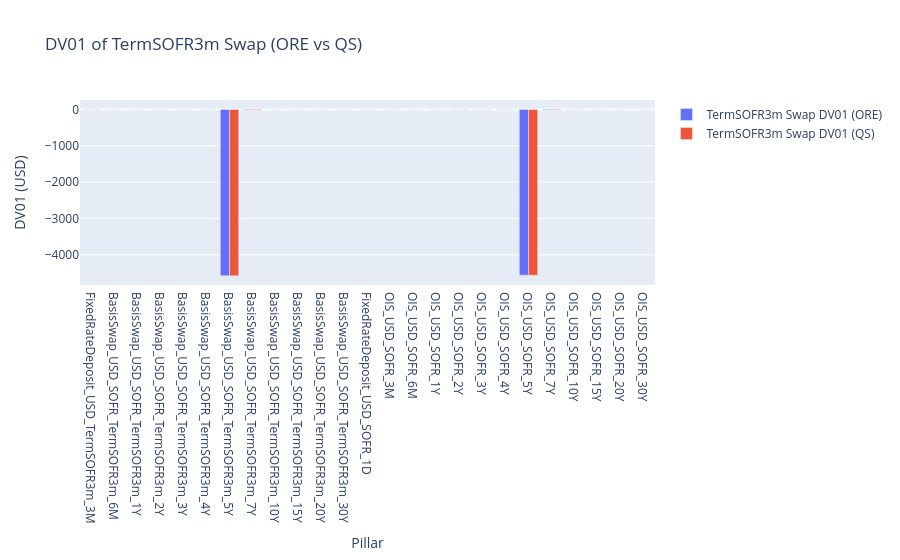

Here is the notebook cell this chart was saved with:
### Code cell
ts3m_tenors  = ["3M","6M","1Y","2Y","3Y","4Y","5Y","7Y","10Y","15Y","20Y","30Y"]
ts3m_quotes  = curves['TermSOFR3m']['quotes']

qs_product = next(p for p in qs_results['products'] if p['label'] == 'TermSOFR3m 5Y Swap')
qs_sens = qs_product['sensitivities']

ts3m_swap_rows = []
idx = 0

# Bump TermSOFR3m (forecast curve)
for q in ts3m_quotes:
    rq = q.get('spread', q.get('rate'))
    orig = rq.value()
    rq.setValue(orig + bump)
    v_up = ts3m_swap.NPV()
    rq.setValue(orig - bump)
    v_down = ts3m_swap.NPV()
    rq.setValue(orig)
    dv01 = (v_up - v_down) / 2
    ts3m_swap_rows.append({"Pillar": qs_sens[idx]['pillar'], "DV01 (ORE)": round(dv01, 2)})
    idx += 1

# Bump SOFR (discount curve)
for q in sofr_quotes:
    rq = q['rate']
    orig = rq.value()
    rq.setValue(orig + bump)
    v_up = ts3m_swap.NPV()
    rq.setValue(orig - bump)
    v_down = ts3m_swap.NPV()
    rq.setValue(orig)
    dv01 = (v_up - v_down) / 2
    ts3m_swap_rows.append({"Pillar": qs_sens[idx]['pillar'], "DV01 (ORE)": round(dv01, 2)})
    idx += 1

qs_swap_rows = [{"Pillar": s['pillar'], "DV01 (QS)": round(s['dv01'], 2)} for s in qs_sens]

ore_sensitivities = pd.DataFrame(ts3m_swap_rows)
qs_sensitivities = pd.DataFrame(qs_swap_rows)
sensitivity_df = ore_sensitivities.merge(qs_sensitivities, on='Pillar')

fig = go.Figure()
fig.add_trace(go.Bar(x=sensitivity_df['Pillar'], y=sensitivity_df['DV01 (ORE)'], name='TermSOFR3m Swap DV01 (ORE)'))
fig.add_trace(go.Bar(x=sensitivity_df['Pillar'], y=sensitivity_df['DV01 (QS)'], name='TermSOFR3m Swap DV01 (QS)'))

fig.update_layout(
    title='DV01 of TermSOFR3m Swap (ORE vs QS)',
    xaxis_title='Pillar',
    yaxis_title='DV01 (USD)',
    barmode='group'
)
fig.show()

sensitivity_df

### Figure 1 — Plotly figure (JSON) as saved in the notebook; plotly's stock layout.template omitted (floating-point values rounded to 4 significant figures)
{"data": [{"name": "TermSOFR3m Swap DV01 (ORE)", "type": "bar", "x": ["FixedRateDeposit_USD_TermSOFR3m_3M", "BasisSwap_USD_SOFR_TermSOFR3m_6M", "BasisSwap_USD_SOFR_TermSOFR3m_1Y", "BasisSwap_USD_SOFR_TermSOFR3m_2Y", "BasisSwap_USD_SOFR_TermSOFR3m_3Y", "BasisSwap_USD_SOFR_TermSOFR3m_4Y", "BasisSwap_USD_SOFR_TermSOFR3m_5Y", "BasisSwap_USD_SOFR_TermSOFR3m_7Y", "BasisSwap_USD_SOFR_TermSOFR3m_10Y", "BasisSwap_USD_SOFR_TermSOFR3m_15Y", "BasisSwap_USD_SOFR_TermSOFR3m_20Y", "BasisSwap_USD_SOFR_TermSOFR3m_30Y", "FixedRateDeposit_USD_SOFR_1D", "OIS_USD_SOFR_3M", "OIS_USD_SOFR_6M", "OIS_USD_SOFR_1Y", "OIS_USD_SOFR_2Y", "OIS_USD_SOFR_3Y", "OIS_USD_SOFR_4Y", "OIS_USD_SOFR_5Y", "OIS_USD_SOFR_7Y", "OIS_USD_SOFR_10Y", "OIS_USD_SOFR_15Y", "OIS_USD_SOFR_20Y", "OIS_USD_SOFR_30Y"], "y": [5.56, -0.01, 0.0, -0.0, -0.0, -0.0, -4577.0, -17.69, 0.0, 0.0, 0.0, 0.0, 0.0, -0.05, -0.3, -1.22, -3.31, -5.08, -6.9, -4562.0, -17.71, 0.0, 0.0, 0.0, 0.0]}, {"name": "TermSOFR3m Swap DV01 (QS)", "type": "bar", "x": ["FixedRateDeposit_USD_TermSOFR3m_3M", "BasisSwap_USD_SOFR_TermSOFR3m_6M", "BasisSwap_USD_SOFR_TermSOFR3m_1Y", "BasisSwap_USD_SOFR_TermSOFR3m_2Y", "BasisSwap_USD_SOFR_TermSOFR3m_3Y", "BasisSwap_USD_SOFR_TermSOFR3m_4Y", "BasisSwap_USD_SOFR_TermSOFR3m_5Y", "BasisSwap_USD_SOFR_TermSOFR3m_7Y", "BasisSwap_USD_SOFR_TermSOFR3m_10Y", "BasisSwap_USD_SOFR_TermSOFR3m_15Y", "BasisSwap_USD_SOFR_TermSOFR3m_20Y", "BasisSwap_USD_SOFR_TermSOFR3m_30Y", "FixedRateDeposit_USD_SOFR_1D", "OIS_USD_SOFR_3M", "OIS_USD_SOFR_6M", "OIS_USD_SOFR_1Y", "OIS_USD_SOFR_2Y", "OIS_USD_SOFR_3Y", "OIS_USD_SOFR_4Y", "OIS_USD_SOFR_5Y", "OIS_USD_SOFR_7Y", "OIS_USD_SOFR_10Y", "OIS_USD_SOFR_15Y", "OIS_USD_SOFR_20Y", "OIS_USD_SOFR_30Y"], "y": [5.56, -0.01, 0.0, -0.0, -0.0, -0.0, -4577.0, -17.69, 0.0, 0.0, 0.0, 0.0, -0.0, -0.05, -0.3, -1.22, -3.31, -5.08, -6.9, -4562.0, -17.71, 0.0, 0.0, 0.0, 0.0]}], "layout": {"barmode": "group", "title": {"text": "DV01 of TermSOFR3m Swap (ORE vs QS)"}, "xaxis": {"title": {"text": "Pillar"}}, "yaxis": {"title": {"text": "DV01 (USD)"}}}}
